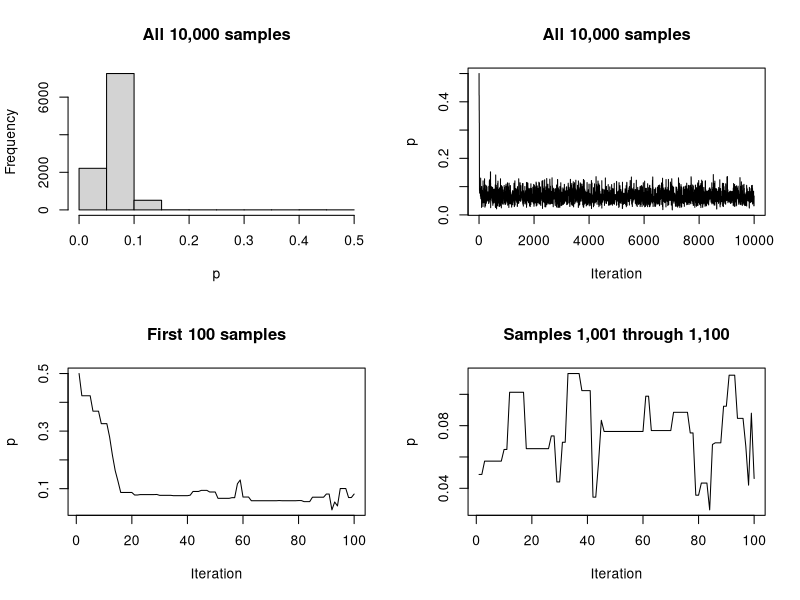
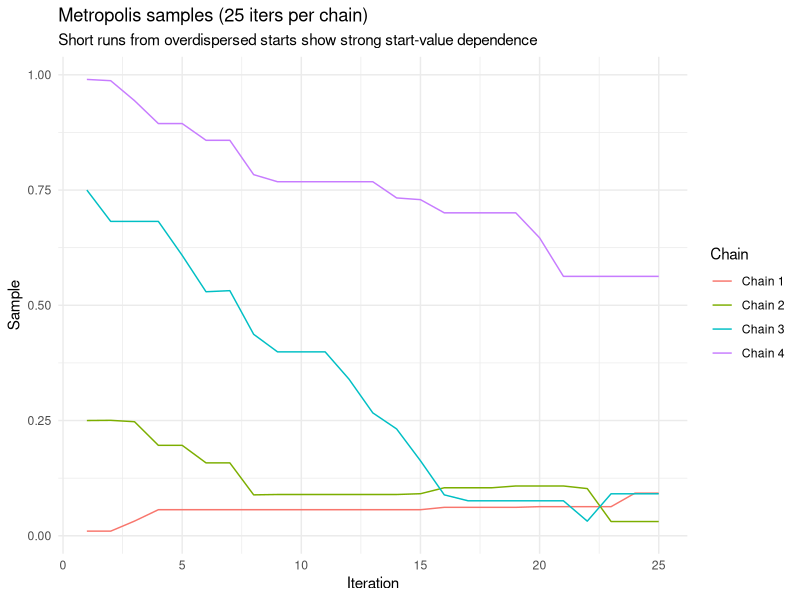
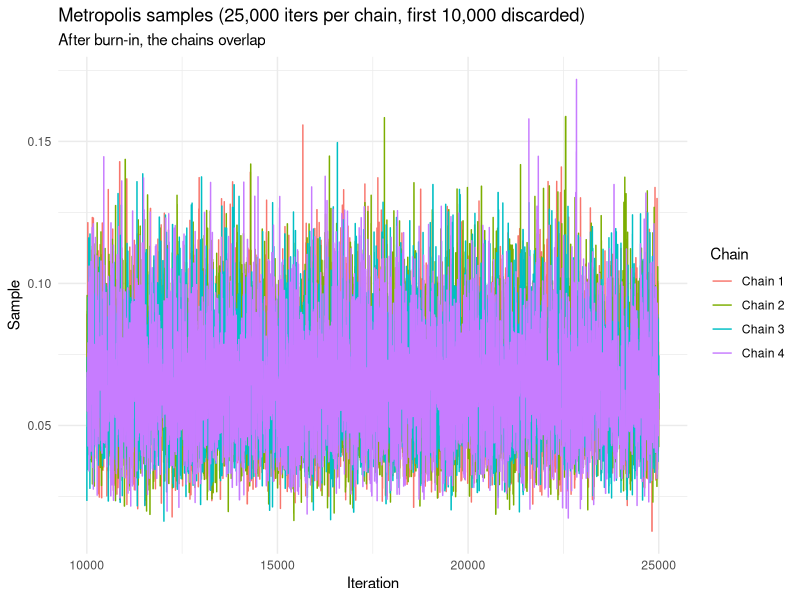

Here is the R script that generated these plots, in order: (Note: this script raises an error after producing the figures.)
# Illustrating the Metropolis algorithm with a beta(11, 157) posterior

# ---- setup ----

# nice printing
options(digits = 3)

# load packages
library(tidyverse)
library(posterior)
library(foreach)
library(doParallel)
library(scales)
library(prettyunits)

# set seed
set.seed(1234)

# ---- metropolis ----

# create function
metrop <- function(logf, theta_start, S = 10000, tau = 0.1, progress_bar = FALSE, ...) {
  # record start time
  start_time <- Sys.time()

  # initialize matrix of samples with starting values
  k <- length(theta_start)
  samples <- matrix(NA_real_, nrow = S, ncol = k)
  samples[1, ] <- theta_start
  n_accepted <- 0

  # optionally initialize progress bar
  if (progress_bar) {
    pb <- txtProgressBar(min = 0, max = S, style = 3)
  }

  # proceed with algorithm
  for (s in 2:S) {
    # extract current location
    current <- samples[s - 1, ]

    # generate symmetric random-walk proposal
    proposed_move <- runif(k, -tau, tau)
    proposal <- current + proposed_move

    # acceptance step
    delta  <- logf(proposal, ...) - logf(current, ...)
    if (delta > 0) {
      accept <- TRUE
    } else {
      accept <- (log(runif(1)) <= delta)
    }

    # update samples
    if (accept) {
      samples[s, ] <- proposal
      n_accepted <- n_accepted + 1
    } else {
      samples[s, ] <- current
    }

    # update progress bar occasionally
    if (progress_bar && (s %% (S / 100) == 0 || s == S)) {
      setTxtProgressBar(pb, s)
    }
  }

  # close progress bar if used
  if (progress_bar) close(pb)

  # print summary report
  message(
    paste0(
      "💪 Successfully generated ", scales::comma(S), " dependent samples! 🎉\n\n",
      "✅ Accepted moves: ", scales::comma(n_accepted), "\n",
      "﹪ Acceptance rate: ", scales::percent(n_accepted / (S - 1), accuracy = 1),
      " (tune tau so that acceptance rate is about 20%-50%).\n",
      "⏰ Total time: ", prettyunits::pretty_dt(Sys.time() - start_time),  "\n",
      "🧠 Reminder: if a proposal is not accepted, the previous sample is reused. This makes the samples dependent on starting values and each other. Discard initial samples, use R-hat to assess convergence, and use ESS to assess effective sample size."
    )
  )

  list(
    prop_accepted = n_accepted / (S - 1),
    samples = samples
  )
}

# ---- beta(11, 157) posterior -----

# prior beta(3, 15); k = 8 successes of N = 150 trials
# posterior: beta(3 + 8, 15 + 150 - 8) = beta(11, 157)

# log-posterior distribution
logf <- function(p) {
  ifelse(p <= 0 | p >= 1, -Inf, dbeta(p, 11, 157, log = TRUE))
}

# run metrop
m <- metrop(
  logf,
  theta_start = 0.5,
  S = 10000,
  tau = 0.1,
  progress_bar = TRUE)

# closed-form vs simulation mean
11 / (11 + 157)
mean(m$samples)

# ---- plotting the samples ----

par(mfrow = c(2, 2))
hist(m$samples, main = "All 10,000 samples", xlab = "p")
plot(m$samples, type = "l", main = "All 10,000 samples", ylab = "p", xlab = "Iteration")
plot(m$samples[1:100], type = "l", main = "First 100 samples", ylab = "p", xlab = "Iteration")
plot(m$samples[1001:1100], type = "l", main = "Samples 1,001 through 1,100", ylab = "p", xlab = "Iteration")

# ---- burn-in ----

# discard early samples that depend on starting value
mean(m$samples[5001:10000, 1])

# ---- rhat; short run ----

# 25 iterations
set.seed(1234)
m1 <- metrop(logf, theta_start = 0.01, S = 25)
m2 <- metrop(logf, theta_start = 0.25, S = 25)
m3 <- metrop(logf, theta_start = 0.75, S = 25)
m4 <- metrop(logf, theta_start = 0.99, S = 25)

# combine samples
matrix_of_chains <- cbind(
  m1$samples[, 1],
  m2$samples[, 1],
  m3$samples[, 1],
  m4$samples[, 1]
)

# compute R-hat
posterior::rhat(matrix_of_chains)

# plot chains
colnames(matrix_of_chains) <- paste("Chain", 1:ncol(matrix_of_chains))
gg_df <- matrix_of_chains |>
  as_tibble() |>
  mutate(Iteration = 1:n()) |>
  pivot_longer(cols = `Chain 1`:`Chain 4`, names_to = "Chain", values_to = "Sample") |>
  separate(Chain, into = c("tmp", "Chain Number"), remove = FALSE) |>
  mutate(`Chain Number` = as.numeric(`Chain Number`),
         Chain = reorder(Chain, `Chain Number`, ordered = TRUE))
ggplot(gg_df, aes(x = Iteration, y = Sample, group = Chain, color = Chain)) +
  geom_line() +
  labs(title = "Metropolis samples (25 iters per chain)",
       subtitle = "Short runs from overdispersed starts show strong start-value dependence") +
  theme_minimal()


# ---- rhat; long run ----

# 25k iterations
set.seed(1234)
m1 <- metrop(logf, theta_start = 0.01, S = 25000)
m2 <- metrop(logf, theta_start = 0.25, S = 25000)
m3 <- metrop(logf, theta_start = 0.75, S = 25000)
m4 <- metrop(logf, theta_start = 0.99, S = 25000)

# combine samples; discard the first 10,000 of each chain as burn-in
long_chains <- cbind(
  m1$samples[10001:25000, 1],
  m2$samples[10001:25000, 1],
  m3$samples[10001:25000, 1],
  m4$samples[10001:25000, 1]
)

# compute R-hat
posterior::rhat(long_chains)

# plot chains
colnames(long_chains) <- paste("Chain", 1:ncol(long_chains))
gg_df <- long_chains |>
  as_tibble() |>
  mutate(Iteration = 10000 + 1:n()) |>
  pivot_longer(cols = `Chain 1`:`Chain 4`, names_to = "Chain", values_to = "Sample") |>
  separate(Chain, into = c("tmp", "Chain Number"), remove = FALSE) |>
  mutate(`Chain Number` = as.numeric(`Chain Number`),
         Chain = reorder(Chain, `Chain Number`, ordered = TRUE))
ggplot(gg_df, aes(x = Iteration, y = Sample, group = Chain, color = Chain)) +
  geom_line() +
  labs(title = "Metropolis samples (25,000 iters per chain, first 10,000 discarded)",
       subtitle = "After burn-in, the chains overlap") +
  theme_minimal()

# ---- parallel computation ----

# number of cores
parallel::detectCores(logical = FALSE)

# set up one core per chain, but no more than the machine has
n_cores <- min(10, parallel::detectCores(logical = FALSE))
cl <- makeCluster(n_cores)
clusterSetRNGStream(cl, iseed = 1234)  # reproducible draws on the workers
registerDoParallel(cl)

# run 10 chains in parallel
starting_values <- seq(0.05, 0.95, length.out = 10)
matrix_of_chains <- foreach(s = starting_values, .combine = cbind) %dopar% {
  m <- metrop(logf, theta_start = s, S = 250)
  m$samples
}
stopCluster(cl)

# plot chains
colnames(matrix_of_chains) <- paste("Chain", 1:ncol(matrix_of_chains))
gg_df <- matrix_of_chains |>
  as_tibble() |>
  mutate(Iteration = 1:n()) |>
  pivot_longer(cols = `Chain 1`:`Chain 10`, names_to = "Chain", values_to = "Sample") |>
  separate(Chain, into = c("tmp", "Chain Number"), remove = FALSE) |>
  mutate(`Chain Number` = as.numeric(`Chain Number`),
         Chain = reorder(Chain, `Chain Number`, ordered = TRUE))
ggplot(gg_df, aes(x = Iteration, y = Sample, group = Chain, color = Chain)) +
  geom_line() +
  labs(title = "Metropolis samples (250 iters per chain)",
       subtitle = "Short runs from overdispersed starts show strong start-value dependence") +
  theme_minimal()

# ---- ess ----

# use the long run after burn-in; ESS is not meaningful until the chains converge
dim(long_chains)  # rows = iterations, cols = chains
posterior::ess_bulk(long_chains)
posterior::ess_tail(long_chains)

# ---- developing our tuning intuition ----
set.seed(1234)
m1 <- metrop(logf, theta_start = 0.99, S = 1000, tau = 0.1)
m2 <- metrop(logf, theta_start = 0.99, S = 1000, tau = 0.01)
m3 <- metrop(logf, theta_start = 0.99, S = 1000, tau = 0.001)
m4 <- metrop(logf, theta_start = 0.99, S = 1000, tau = 3)

par(mfrow = c(2, 2))
plot(m1$samples, type = "l", main = "tau = 0.1 (nice)", ylim = c(0, 1), ylab = "p", xlab = "iter")
plot(m2$samples, type = "l", main = "tau = 0.01 (accept too often)", ylim = c(0, 1), ylab = "p", xlab = "iter")
plot(m3$samples, type = "l", main = "tau = 0.001 (way too small)", ylim = c(0, 1), ylab = "p", xlab = "iter")
plot(m4$samples, type = "l", main = "tau = 3 (accept too rarely)", ylim = c(0, 1), ylab = "p", xlab = "iter")
